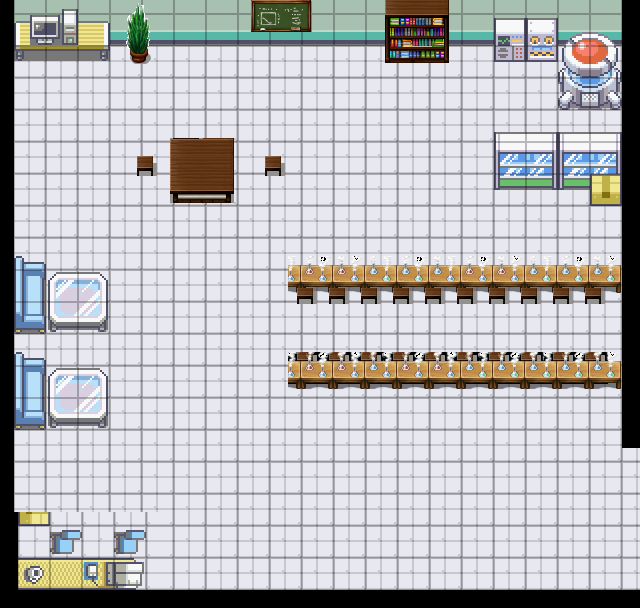

This game map was drawn from its Tiled (.tmx) file and the tilesets committed beside it. A one-line description and the trimmed map source follow:
An orthogonal 20x19 tile map with 32x32 px tiles, 1 tile layer (Tile Layer 1) and 11 objects.

<map version="1.0" orientation="orthogonal" width="20" height="19" tilewidth="32" tileheight="32">
 <tileset firstgid="1" name="science" tilewidth="32" tileheight="32">
  <image source="Tilesets/science.png" trans="ffffff" width="640" height="640" />
 </tileset>
 <layer name="Tile Layer 1" width="20" height="19">
  <data>[380 cells, 380 non-empty, 340 distinct tile ids]</data>
 </layer>
 <objectgroup color="#ff00ff" name="Solid" width="20" height="19">
  <object x="170" y="135" width="62" height="61" />
  <object x="1" y="-2" width="636" height="41" />
  <object x="2" y="35" width="13" height="572" />
  <object x="15" y="590" width="626" height="17" />
  <object x="621" y="30" width="19" height="416" />
  <object x="498" y="136" width="123" height="38" />
  <object x="556" y="32" width="67" height="56" />
  <object x="51" y="274" width="56" height="56" />
  <object x="49" y="370" width="57" height="50" />
  <object x="22" y="557" width="121" height="32" />
 </objectgroup>
 <objectgroup color="#ff0000" name="Teleport" width="20" height="19">
  <object x="640" y="416" width="32" height="192">
   <properties>
    <property name="warpMap" value="map_HallwayWest" />
    <property name="warpX" value="2" />
    <property name="warpY" value="28" />
   </properties>
  </object>
 </objectgroup>
</map>
